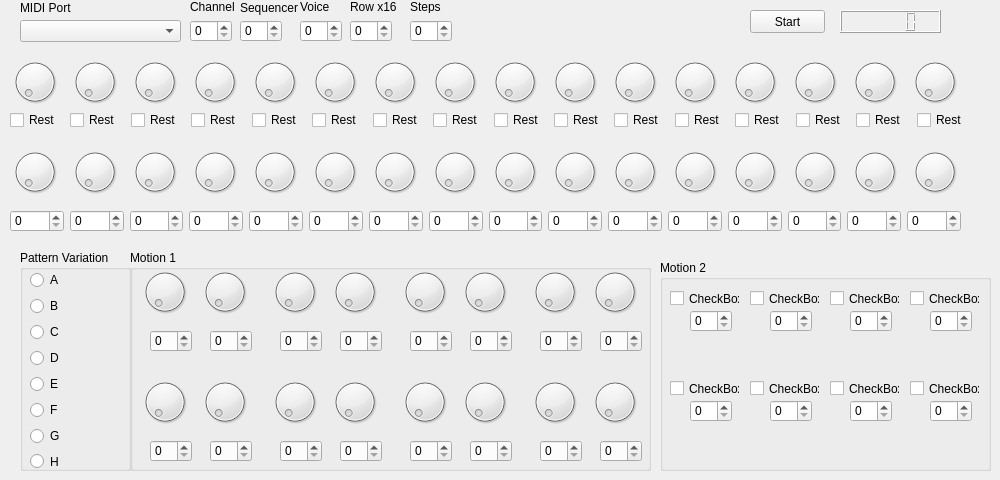
  <widget class="QWidget" name="centralwidget">
   <widget class="QLCDNumber" name="lcdNumber">
    <property name="geometry">
     <rect>
      <x>840</x>
      <y>10</y>
      <width>101</width>
      <height>23</height>
     </rect>
    </property>
   </widget>
   <widget class="QWidget" name="layoutWidget">
    <property name="geometry">
     <rect>
      <x>10</x>
      <y>110</y>
      <width>961</width>
      <height>21</height>
     </rect>
    </property>
    <layout class="QHBoxLayout" name="horizontalLayout_2">
     <item>
      <widget class="QCheckBox" name="checkBox">
       <property name="text">
        <string>Rest</string>
       </property>
      </widget>
     </item>
     <item>
      <widget class="QCheckBox" name="checkBox_2">
       <property name="text">
        <string>Rest</string>
       </property>
      </widget>
     </item>
     <item>
      <widget class="QCheckBox" name="checkBox_4">
       <property name="text">
        <string>Rest</string>
       </property>
      </widget>
     </item>
     <item>
      <widget class="QCheckBox" name="checkBox_3">
       <property name="text">
        <string>Rest</string>
       </property>
      </widget>
     </item>
     <item>
      <widget class="QCheckBox" name="checkBox_8">
       <property name="text">
        <string>Rest</string>
       </property>
      </widget>
     </item>
     <item>
      <widget class="QCheckBox" name="checkBox_6">
       <property name="text">
        <string>Rest</string>
       </property>
      </widget>
     </item>
     <item>
      <widget class="QCheckBox" name="checkBox_5">
       <property name="text">
        <string>Rest</string>
       </property>
      </widget>
     </item>
     <item>
      <widget class="QCheckBox" name="checkBox_7">
       <property name="text">
        <string>Rest</string>
       </property>
      </widget>
     </item>
     <item>
      <widget class="QCheckBox" name="checkBox_16">
       <property name="text">
        <string>Rest</string>
       </property>
      </widget>
     </item>
     <item>
      <widget class="QCheckBox" name="checkBox_11">
       <property name="text">
        <string>Rest</string>
       </property>
      </widget>
     </item>
     <item>
      <widget class="QCheckBox" name="checkBox_9">
       <property name="text">
        <string>Rest</string>
       </property>
      </widget>
     </item>
     <item>
      <widget class="QCheckBox" name="checkBox_15">
       <property name="text">
        <string>Rest</string>
       </property>
      </widget>
     </item>
     <item>
      <widget class="QCheckBox" name="checkBox_10">
       <property name="text">
        <string>Rest</string>
       </property>
      </widget>
     </item>
     <item>
      <widget class="QCheckBox" name="checkBox_12">
       <property name="text">
        <string>Rest</string>
       </property>
      </widget>
     </item>
     <item>
      <widget class="QCheckBox" name="checkBox_13">
       <property name="text">
        <string>Rest</string>
       </property>
      </widget>
     </item>
     <item>
      <widget class="QCheckBox" name="checkBox_14">
       <property name="text">
        <string>Rest</string>
       </property>
      </widget>
     </item>
    </layout>
   </widget>
   <widget class="QWidget" name="layoutWidget">
    <property name="geometry">
     <rect>
      <x>10</x>
      <y>210</y>
      <width>951</width>
      <height>22</height>
     </rect>
    </property>
    <layout class="QHBoxLayout" name="horizontalLayout_4">
     <item>
      <widget class="QSpinBox" name="sbPPQ1"/>
     </item>
     <item>
      <widget class="QSpinBox" name="sbPPQ2"/>
     </item>
     <item>
      <widget class="QSpinBox" name="sbPPQ3"/>
     </item>
     <item>
      <widget class="QSpinBox" name="sbPPQ4"/>
     </item>
     <item>
      <widget class="QSpinBox" name="sbPPQ5"/>
     </item>
     <item>
      <widget class="QSpinBox" name="sbPPQ6"/>
     </item>
     <item>
      <widget class="QSpinBox" name="sbPPQ7"/>
     </item>
     <item>
      <widget class="QSpinBox" name="sbPPQ8"/>
     </item>
     <item>
      <widget class="QSpinBox" name="sbPPQ9"/>
     </item>
     <item>
      <widget class="QSpinBox" name="sbPPQ10"/>
     </item>
     <item>
      <widget class="QSpinBox" name="sbPPQ11"/>
     </item>
     <item>
      <widget class="QSpinBox" name="sbPPQ12"/>
     </item>
     <item>
      <widget class="QSpinBox" name="sbPPQ13"/>
     </item>
     <item>
      <widget class="QSpinBox" name="sbPPQ14"/>
     </item>
     <item>
      <widget class="QSpinBox" name="sbPPQ15"/>
     </item>
     <item>
      <widget class="QSpinBox" name="sbPPQ16"/>
     </item>
    </layout>
   </widget>
   <widget class="QDial" name="note1">
    <property name="geometry">
     <rect>
      <x>10</x>
      <y>50</y>
      <width>50</width>
      <height>64</height>
     </rect>
    </property>
   </widget>
   <widget class="QDial" name="note2">
    <property name="geometry">
     <rect>
      <x>70</x>
      <y>50</y>
      <width>50</width>
      <height>64</height>
     </rect>
    </property>
   </widget>
   <widget class="QDial" name="note3">
    <property name="geometry">
     <rect>
      <x>130</x>
      <y>50</y>
      <width>50</width>
      <height>64</height>
     </rect>
    </property>
   </widget>
   <widget class="QDial" name="note4">
    <property name="geometry">
     <rect>
      <x>190</x>
      <y>50</y>
      <width>50</width>
      <height>64</height>
     </rect>
    </property>
   </widget>
   <widget class="QDial" name="dial_5">
    <property name="geometry">
     <rect>
      <x>370</x>
      <y>50</y>
      <width>50</width>
      <height>64</height>
     </rect>
    </property>
   </widget>
   <widget class="QDial" name="dial_6">
    <property name="geometry">
     <rect>
      <x>310</x>
      <y>50</y>
      <width>50</width>
      <height>64</height>
     </rect>
    </property>
   </widget>
   <widget class="QDial" name="note5">
    <property name="geometry">
     <rect>
      <x>250</x>
      <y>50</y>
      <width>50</width>
      <height>64</height>
     </rect>
    </property>
   </widget>
   <widget class="QDial" name="dial_8">
    <property name="geometry">
     <rect>
      <x>430</x>
      <y>50</y>
      <width>50</width>
      <height>64</height>
     </rect>
    </property>
   </widget>
   <widget class="QDial" name="dial_9">
    <property name="geometry">
     <rect>
      <x>610</x>
      <y>50</y>
      <width>50</width>
      <height>64</height>
     </rect>
    </property>
   </widget>
   <widget class="QDial" name="dial_10">
    <property name="geometry">
     <rect>
      <x>550</x>
      <y>50</y>
      <width>50</width>
      <height>64</height>
     </rect>
    </property>
   </widget>
   <widget class="QDial" name="dial_11">
    <property name="geometry">
     <rect>
      <x>490</x>
      <y>50</y>
      <width>50</width>
      <height>64</height>
     </rect>
    </property>
   </widget>
   <widget class="QDial" name="dial_12">
    <property name="geometry">
     <rect>
      <x>670</x>
      <y>50</y>
      <width>50</width>
      <height>64</height>
     </rect>
    </property>
   </widget>
   <widget class="QDial" name="dial_13">
    <property name="geometry">
     <rect>
      <x>850</x>
      <y>50</y>
      <width>50</width>
      <height>64</height>
     </rect>
    </property>
   </widget>
   <widget class="QDial" name="dial_14">
    <property name="geometry">
     <rect>
      <x>790</x>
      <y>50</y>
      <width>50</width>
      <height>64</height>
     </rect>
    </property>
   </widget>
   <widget class="QDial" name="dial_15">
    <property name="geometry">
     <rect>
      <x>730</x>
      <y>50</y>
      <width>50</width>
      <height>64</height>
     </rect>
    </property>
   </widget>
   <widget class="QDial" name="dial_16">
    <property name="geometry">
     <rect>
      <x>910</x>
      <y>50</y>
      <width>50</width>
      <height>64</height>
     </rect>
    </property>
   </widget>
   <widget class="QDial" name="dial_17">
    <property name="geometry">
     <rect>
      <x>130</x>
      <y>140</y>
      <width>50</width>
      <height>64</height>
     </rect>
    </property>
   </widget>
   <widget class="QDial" name="dial_18">
    <property name="geometry">
     <rect>
      <x>430</x>
      <y>140</y>
      <width>50</width>
      <height>64</height>
     </rect>
    </property>
   </widget>
   <widget class="QDial" name="dial_19">
    <property name="geometry">
     <rect>
      <x>850</x>
      <y>140</y>
      <width>50</width>
      <height>64</height>
     </rect>
    </property>
   </widget>
   <widget class="QDial" name="dial_20">
    <property name="geometry">
     <rect>
      <x>550</x>
      <y>140</y>
      <width>50</width>
      <height>64</height>
     </rect>
    </property>
   </widget>
   <widget class="QDial" name="dial_21">
    <property name="geometry">
     <rect>
      <x>490</x>
      <y>140</y>
      <width>50</width>
      <height>64</height>
     </rect>
    </property>
   </widget>
   <widget class="QDial" name="dial_22">
    <property name="geometry">
     <rect>
      <x>70</x>
      <y>140</y>
      <width>50</width>
      <height>64</height>
     </rect>
    </property>
   </widget>
   <widget class="QDial" name="dial_23">
    <property name="geometry">
     <rect>
      <x>790</x>
      <y>140</y>
      <width>50</width>
      <height>64</height>
     </rect>
    </property>
   </widget>
   <widget class="QDial" name="dial_24">
    <property name="geometry">
     <rect>
      <x>730</x>
      <y>140</y>
      <width>50</width>
      <height>64</height>
     </rect>
    </property>
   </widget>
   <widget class="QDial" name="dial_25">
    <property name="geometry">
     <rect>
      <x>10</x>
      <y>140</y>
      <width>50</width>
      <height>64</height>
     </rect>
    </property>
   </widget>
   <widget class="QDial" name="dial_26">
    <property name="geometry">
     <rect>
      <x>370</x>
      <y>140</y>
      <width>50</width>
      <height>64</height>
     </rect>
    </property>
   </widget>
   <widget class="QDial" name="dial_27">
    <property name="geometry">
     <rect>
      <x>250</x>
      <y>140</y>
      <width>50</width>
      <height>64</height>
     </rect>
    </property>
   </widget>
   <widget class="QDial" name="dial_28">
    <property name="geometry">
     <rect>
      <x>310</x>
      <y>140</y>
      <width>50</width>
      <height>64</height>
     </rect>
    </property>
   </widget>
   <widget class="QDial" name="dial_29">
    <property name="geometry">
     <rect>
      <x>910</x>
      <y>140</y>
      <width>50</width>
      <height>64</height>
     </rect>
    </property>
   </widget>
   <widget class="QDial" name="dial_30">
    <property name="geometry">
     <rect>
      <x>670</x>
      <y>140</y>
      <width>50</width>
      <height>64</height>
     </rect>
    </property>
   </widget>
   <widget class="QDial" name="dial_31">
    <property name="geometry">
     <rect>
      <x>190</x>
      <y>140</y>
      <width>50</width>
      <height>64</height>
     </rect>
    </property>
   </widget>
   <widget class="QDial" name="dial_32">
    <property name="geometry">
     <rect>
      <x>610</x>
      <y>140</y>
      <width>50</width>
      <height>64</height>
     </rect>
    </property>
   </widget>
   <widget class="QComboBox" name="comboBox">
    <property name="geometry">
     <rect>
      <x>20</x>
      <y>20</y>
      <width>161</width>
      <height>22</height>
     </rect>
    </property>
   </widget>
   <widget class="QLabel" name="label">
    <property name="geometry">
     <rect>
      <x>20</x>
      <y>0</y>
      <width>71</width>
      <height>16</height>
     </rect>
    </property>
    <property name="text">
     <string>MIDI Port</string>
    </property>
   </widget>
   <widget class="QLabel" name="label_2">
    <property name="geometry">
     <rect>
      <x>190</x>
      <y>0</y>
      <width>46</width>
      <height>13</height>
     </rect>
    </property>
    <property name="text">
     <string>Channel</string>
    </property>
   </widget>
   <widget class="QSpinBox" name="spinBox">
    <property name="geometry">
     <rect>
      <x>190</x>
      <y>20</y>
      <width>42</width>
      <height>22</height>
     </rect>
    </property>
   </widget>
   <widget class="QLabel" name="label_3">
    <property name="geometry">
     <rect>
      <x>240</x>
      <y>0</y>
      <width>61</width>
      <height>16</height>
     </rect>
    </property>
    <property name="text">
     <string>Sequencer</string>
    </property>
   </widget>
   <widget class="QSpinBox" name="spinBox_2">
    <property name="geometry">
     <rect>
      <x>240</x>
      <y>20</y>
      <width>42</width>
      <height>22</height>
     </rect>
    </property>
   </widget>
   <widget class="QLabel" name="label_4">
    <property name="geometry">
     <rect>
      <x>350</x>
      <y>0</y>
      <width>46</width>
      <height>13</height>
     </rect>
    </property>
    <property name="text">
     <string>Row x16</string>
    </property>
   </widget>
   <widget class="QSpinBox" name="spinBox_3">
    <property name="geometry">
     <rect>
      <x>350</x>
      <y>20</y>
      <width>42</width>
      <height>22</height>
     </rect>
    </property>
   </widget>
   <widget class="QLabel" name="label_5">
    <property name="geometry">
     <rect>
      <x>410</x>
      <y>0</y>
      <width>46</width>
      <height>13</height>
     </rect>
    </property>
    <property name="text">
     <string>Steps</string>
    </property>
   </widget>
   <widget class="QSpinBox" name="spinBox_4">
    <property name="geometry">
     <rect>
      <x>410</x>
      <y>20</y>
      <width>42</width>
      <height>22</height>
     </rect>
    </property>
   </widget>
   <widget class="QPushButton" name="pushButton">
    <property name="geometry">
     <rect>
      <x>750</x>
      <y>10</y>
      <width>75</width>
      <height>23</height>
     </rect>
    </property>
    <property name="text">
     <string>Start</string>
    </property>
   </widget>
   <widget class="QLabel" name="label_6">
    <property name="geometry">
     <rect>
      <x>300</x>
      <y>0</y>
      <width>46</width>
      <height>13</height>
     </rect>
    </property>
    <property name="text">
     <string>Voice</string>
    </property>
   </widget>
   <widget class="QSpinBox" name="spinBox_5">
    <property name="geometry">
     <rect>
      <x>300</x>
      <y>20</y>
      <width>42</width>
      <height>22</height>
     </rect>
    </property>
   </widget>
   <widget class="QGroupBox" name="groupBox">
    <property name="geometry">
     <rect>
      <x>20</x>
      <y>250</y>
      <width>111</width>
      <height>221</height>
     </rect>
    </property>
    <property name="title">
     <string>Pattern Variation</string>
    </property>
    <widget class="QWidget" name="layoutWidget">
     <property name="geometry">
      <rect>
       <x>10</x>
       <y>20</y>
       <width>91</width>
       <height>201</height>
      </rect>
     </property>
     <layout class="QVBoxLayout" name="verticalLayout">
      <item>
       <widget class="QRadioButton" name="radioButton">
        <property name="text">
         <string>A</string>
        </property>
       </widget>
      </item>
      <item>
       <widget class="QRadioButton" name="radioButton_2">
        <property name="text">
         <string>B</string>
        </property>
       </widget>
      </item>
      <item>
       <widget class="QRadioButton" name="radioButton_3">
        <property name="text">
         <string>C</string>
        </property>
       </widget>
      </item>
      <item>
       <widget class="QRadioButton" name="radioButton_4">
        <property name="text">
         <string>D</string>
        </property>
       </widget>
      </item>
      <item>
       <widget class="QRadioButton" name="radioButton_5">
        <property name="text">
         <string>E</string>
        </property>
       </widget>
      </item>
      <item>
       <widget class="QRadioButton" name="radioButton_6">
        <property name="text">
         <string>F</string>
        </property>
       </widget>
      </item>
      <item>
       <widget class="QRadioButton" name="radioButton_7">
        <property name="text">
         <string>G</string>
        </property>
       </widget>
      </item>
      <item>
       <widget class="QRadioButton" name="radioButton_8">
        <property name="text">
         <string>H</string>
        </property>
       </widget>
      </item>
     </layout>
    </widget>
   </widget>
   <widget class="QDial" name="dial_33">
    <property name="geometry">
     <rect>
      <x>140</x>
      <y>260</y>
      <width>50</width>
      <height>64</height>
     </rect>
    </property>
   </widget>
   <widget class="QSpinBox" name="spinBox_6">
    <property name="geometry">
     <rect>
      <x>150</x>
      <y>330</y>
      <width>42</width>
      <height>22</height>
     </rect>
    </property>
   </widget>
   <widget class="QDial" name="dial_34">
    <property name="geometry">
     <rect>
      <x>200</x>
      <y>260</y>
      <width>50</width>
      <height>64</height>
     </rect>
    </property>
   </widget>
   <widget class="QSpinBox" name="spinBox_7">
    <property name="geometry">
     <rect>
      <x>210</x>
      <y>330</y>
      <width>42</width>
      <height>22</height>
     </rect>
    </property>
   </widget>
   <widget class="QDial" name="dial_35">
    <property name="geometry">
     <rect>
      <x>270</x>
      <y>260</y>
      <width>50</width>
      <height>64</height>
     </rect>
    </property>
   </widget>
   <widget class="QDial" name="dial_36">
    <property name="geometry">
     <rect>
      <x>330</x>
      <y>260</y>
      <width>50</width>
      <height>64</height>
     </rect>
    </property>
   </widget>
   <widget class="QSpinBox" name="spinBox_8">
    <property name="geometry">
     <rect>
      <x>280</x>
      <y>330</y>
      <width>42</width>
      <height>22</height>
     </rect>
    </property>
   </widget>
   <widget class="QSpinBox" name="spinBox_9">
    <property name="geometry">
     <rect>
      <x>340</x>
      <y>330</y>
      <width>42</width>
      <height>22</height>
     </rect>
    </property>
   </widget>
   <widget class="QDial" name="dial_37">
    <property name="geometry">
     <rect>
      <x>530</x>
      <y>260</y>
      <width>50</width>
      <height>64</height>
     </rect>
    </property>
   </widget>
   <widget class="QSpinBox" name="spinBox_10">
    <property name="geometry">
     <rect>
      <x>600</x>
      <y>330</y>
      <width>42</width>
      <height>22</height>
     </rect>
    </property>
   </widget>
   <widget class="QDial" name="dial_38">
    <property name="geometry">
     <rect>
      <x>400</x>
      <y>260</y>
      <width>50</width>
      <height>64</height>
     </rect>
    </property>
   </widget>
   <widget class="QDial" name="dial_39">
    <property name="geometry">
     <rect>
      <x>460</x>
      <y>260</y>
      <width>50</width>
      <height>64</height>
     </rect>
    </property>
   </widget>
   <widget class="QSpinBox" name="spinBox_11">
    <property name="geometry">
     <rect>
      <x>540</x>
      <y>330</y>
      <width>42</width>
      <height>22</height>
     </rect>
    </property>
   </widget>
   <widget class="QDial" name="dial_40">
    <property name="geometry">
     <rect>
      <x>590</x>
      <y>260</y>
      <width>50</width>
      <height>64</height>
     </rect>
    </property>
   </widget>
   <widget class="QSpinBox" name="spinBox_12">
    <property name="geometry">
     <rect>
      <x>410</x>
      <y>330</y>
      <width>42</width>
      <height>22</height>
     </rect>
    </property>
   </widget>
   <widget class="QSpinBox" name="spinBox_13">
    <property name="geometry">
     <rect>
      <x>470</x>
      <y>330</y>
      <width>42</width>
      <height>22</height>
     </rect>
    </property>
   </widget>
   <widget class="QDial" name="dial_41">
    <property name="geometry">
     <rect>
      <x>270</x>
      <y>370</y>
      <width>50</width>
      <height>64</height>
     </rect>
    </property>
   </widget>
   <widget class="QSpinBox" name="spinBox_14">
    <property name="geometry">
     <rect>
      <x>340</x>
      <y>440</y>
      <width>42</width>
      <height>22</height>
     </rect>
    </property>
   </widget>
   <widget class="QDial" name="dial_42">
    <property name="geometry">
     <rect>
      <x>460</x>
      <y>370</y>
      <width>50</width>
      <height>64</height>
     </rect>
    </property>
   </widget>
   <widget class="QSpinBox" name="spinBox_15">
    <property name="geometry">
     <rect>
      <x>540</x>
      <y>440</y>
      <width>42</width>
      <height>22</height>
     </rect>
    </property>
   </widget>
   <widget class="QDial" name="dial_43">
    <property name="geometry">
     <rect>
      <x>590</x>
      <y>370</y>
      <width>50</width>
      <height>64</height>
     </rect>
    </property>
   </widget>
   <widget class="QDial" name="dial_44">
    <property name="geometry">
     <rect>
      <x>140</x>
      <y>370</y>
      <width>50</width>
      <height>64</height>
     </rect>
    </property>
   </widget>
   <widget class="QDial" name="dial_45">
    <property name="geometry">
     <rect>
      <x>200</x>
      <y>370</y>
      <width>50</width>
      <height>64</height>
     </rect>
    </property>
   </widget>
   <widget class="QSpinBox" name="spinBox_16">
    <property name="geometry">
     <rect>
      <x>410</x>
      <y>440</y>
      <width>42</width>
      <height>22</height>
     </rect>
    </property>
   </widget>
   <widget class="QSpinBox" name="spinBox_17">
    <property name="geometry">
     <rect>
      <x>280</x>
      <y>440</y>
      <width>42</width>
      <height>22</height>
     </rect>
    </property>
   </widget>
   <widget class="QDial" name="dial_46">
    <property name="geometry">
     <rect>
      <x>530</x>
      <y>370</y>
      <width>50</width>
      <height>64</height>
     </rect>
    </property>
   </widget>
   <widget class="QSpinBox" name="spinBox_18">
    <property name="geometry">
     <rect>
      <x>600</x>
      <y>440</y>
      <width>42</width>
      <height>22</height>
     </rect>
    </property>
   </widget>
   <widget class="QDial" name="dial_47">
    <property name="geometry">
     <rect>
      <x>400</x>
      <y>370</y>
      <width>50</width>
      <height>64</height>
     </rect>
    </property>
   </widget>
   <widget class="QDial" name="dial_48">
    <property name="geometry">
     <rect>
      <x>330</x>
      <y>370</y>
      <width>50</width>
      <height>64</height>
     </rect>
    </property>
   </widget>
   <widget class="QSpinBox" name="spinBox_19">
    <property name="geometry">
     <rect>
      <x>470</x>
      <y>440</y>
      <width>42</width>
      <height>22</height>
     </rect>
    </property>
   </widget>
   <widget class="QSpinBox" name="spinBox_20">
    <property name="geometry">
     <rect>
      <x>150</x>
      <y>440</y>
      <width>42</width>
      <height>22</height>
     </rect>
    </property>
   </widget>
   <widget class="QSpinBox" name="spinBox_21">
    <property name="geometry">
     <rect>
      <x>210</x>
      <y>440</y>
      <width>42</width>
      <height>22</height>
     </rect>
    </property>
   </widget>
   <widget class="QGroupBox" name="groupBox_2">
    <property name="geometry">
     <rect>
      <x>130</x>
      <y>250</y>
      <width>521</width>
      <height>221</height>
     </rect>
    </property>
    <property name="title">
     <string>Motion 1</string>
    </property>
   </widget>
   <widget class="QGroupBox" name="groupBox_3">
    <property name="geometry">
     <rect>
      <x>660</x>
      <y>260</y>
      <width>331</width>
      <height>211</height>
     </rect>
    </property>
    <property name="title">
     <string>Motion 2</string>
    </property>
    <widget class="QCheckBox" name="checkBox_17">
     <property name="geometry">
      <rect>
       <x>10</x>
       <y>30</y>
       <width>70</width>
       <height>17</height>
      </rect>
     </property>
     <property name="text">
      <string>CheckBox</string>
     </property>
    </widget>
    <widget class="QCheckBox" name="checkBox_18">
     <property name="geometry">
      <rect>
       <x>90</x>
       <y>30</y>
       <width>70</width>
       <height>17</height>
      </rect>
     </property>
     <property name="text">
      <string>CheckBox</string>
     </property>
    </widget>
    <widget class="QCheckBox" name="checkBox_19">
     <property name="geometry">
      <rect>
       <x>170</x>
       <y>30</y>
       <width>70</width>
       <height>17</height>
      </rect>
     </property>
     <property name="text">
      <string>CheckBox</string>
     </property>
    </widget>
    <widget class="QCheckBox" name="checkBox_20">
     <property name="geometry">
      <rect>
       <x>250</x>
       <y>30</y>
       <width>70</width>
       <height>17</height>
      </rect>
     </property>
     <property name="text">
      <string>CheckBox</string>
     </property>
    </widget>
    <widget class="QSpinBox" name="spinBox_22">
     <property name="geometry">
      <rect>
       <x>30</x>
       <y>50</y>
       <width>42</width>
       <height>22</height>
      </rect>
     </property>
    </widget>
    <widget class="QSpinBox" name="spinBox_23">
     <property name="geometry">
      <rect>
       <x>110</x>
       <y>50</y>
       <width>42</width>
       <height>22</height>
      </rect>
     </property>
    </widget>
    <widget class="QSpinBox" name="spinBox_24">
     <property name="geometry">
      <rect>
       <x>190</x>
       <y>50</y>
       <width>42</width>
       <height>22</height>
      </rect>
     </property>
    </widget>
    <widget class="QSpinBox" name="spinBox_25">
     <property name="geometry">
      <rect>
       <x>270</x>
       <y>50</y>
       <width>42</width>
       <height>22</height>
      </rect>
     </property>
    </widget>
    <widget class="QCheckBox" name="checkBox_21">
     <property name="geometry">
      <rect>
       <x>170</x>
       <y>120</y>
       <width>70</width>
       <height>17</height>
      </rect>
     </property>
     <property name="text">
      <string>CheckBox</string>
     </property>
    </widget>
    <widget class="QCheckBox" name="checkBox_22">
     <property name="geometry">
      <rect>
       <x>90</x>
       <y>120</y>
       <width>70</width>
       <height>17</height>
      </rect>
     </property>
     <property name="text">
      <string>CheckBox</string>
     </property>
    </widget>
    <widget class="QCheckBox" name="checkBox_23">
     <property name="geometry">
      <rect>
       <x>250</x>
       <y>120</y>
       <width>70</width>
       <height>17</height>
      </rect>
     </property>
     <property name="text">
      <string>CheckBox</string>
     </property>
    </widget>
    <widget class="QSpinBox" name="spinBox_26">
     <property name="geometry">
      <rect>
       <x>110</x>
       <y>140</y>
       <width>42</width>
       <height>22</height>
      </rect>
     </property>
    </widget>
    <widget class="QSpinBox" name="spinBox_27">
     <property name="geometry">
      <rect>
       <x>270</x>
       <y>140</y>
       <width>42</width>
       <height>22</height>
      </rect>
     </property>
    </widget>
    <widget class="QCheckBox" name="checkBox_24">
     <property name="geometry">
      <rect>
       <x>10</x>
       <y>120</y>
       <width>70</width>
       <height>17</height>
      </rect>
     </property>
     <property name="text">
      <string>CheckBox</string>
     </property>
    </widget>
    <widget class="QSpinBox" name="spinBox_28">
     <property name="geometry">
      <rect>
       <x>30</x>
       <y>140</y>
       <width>42</width>
       <height>22</height>
      </rect>
     </property>
    </widget>
    <widget class="QSpinBox" name="spinBox_29">
     <property name="geometry">
      <rect>
       <x>190</x>
       <y>140</y>
       <width>42</width>
       <height>22</height>
      </rect>
     </property>
    </widget>
   </widget>
  </widget>
